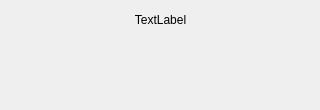
<?xml version="1.0" encoding="UTF-8"?>
<ui version="4.0">
 <class>Transfer</class>
 <widget class="QDialog" name="Transfer">
  <property name="windowModality">
   <enum>Qt::NonModal</enum>
  </property>
  <property name="geometry">
   <rect>
    <x>0</x>
    <y>0</y>
    <width>320</width>
    <height>110</height>
   </rect>
  </property>
  <property name="sizePolicy">
   <sizepolicy hsizetype="Fixed" vsizetype="Fixed">
    <horstretch>0</horstretch>
    <verstretch>0</verstretch>
   </sizepolicy>
  </property>
  <property name="minimumSize">
   <size>
    <width>320</width>
    <height>110</height>
   </size>
  </property>
  <property name="maximumSize">
   <size>
    <width>320</width>
    <height>110</height>
   </size>
  </property>
  <property name="contextMenuPolicy">
   <enum>Qt::NoContextMenu</enum>
  </property>
  <property name="windowTitle">
   <string>Transfer</string>
  </property>
  <property name="windowIcon">
   <iconset>
    <normaloff>:/icon/Transfer_wait.gif</normaloff>:/icon/Transfer_wait.gif</iconset>
  </property>
  <widget class="QLabel" name="label_Wait">
   <property name="geometry">
    <rect>
     <x>137</x>
     <y>50</y>
     <width>45</width>
     <height>45</height>
    </rect>
   </property>
   <property name="text">
    <string/>
   </property>
  </widget>
  <widget class="QLabel" name="label_TransferDescription">
   <property name="geometry">
    <rect>
     <x>10</x>
     <y>10</y>
     <width>301</width>
     <height>20</height>
    </rect>
   </property>
   <property name="text">
    <string notr="true">TextLabel</string>
   </property>
   <property name="alignment">
    <set>Qt::AlignCenter</set>
   </property>
  </widget>
 </widget>
 <resources/>
 <connections/>
</ui>
